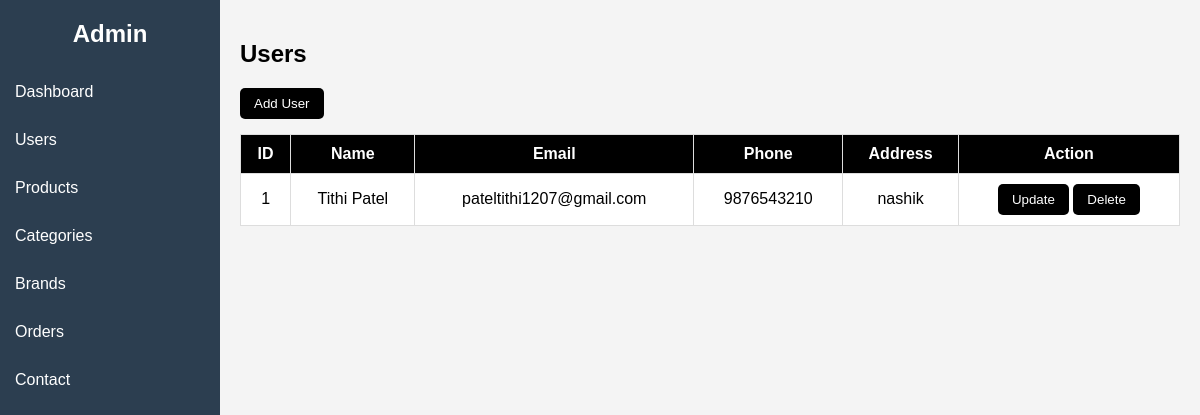
Page /admin/admin_dashboard.php?page=users on the committed database.
### tables this page shows
CREATE TABLE `user` (
  `user_id` int(15) NOT NULL,
  `name` varchar(50) NOT NULL,
  `email` varchar(100) NOT NULL,
  `password` varchar(255) NOT NULL,
  `phone` varchar(10) NOT NULL,
  `address` text NOT NULL
);

### admin/show_user.php (the view, shortened to what this page needs)
<!DOCTYPE html>
<html lang="en">
<head>
    <link rel="stylesheet" href="css/usr.css">
</head>
<body>
    <h2>Users</h2>
    <button onclick="document.getElementById('addUserModal').style.display='block'">Add User</button>
    <table>
        <tr>
            <th>ID</th>
            <th>Name</th>
            <th>Email</th>
            <th>Phone</th>
            <th>Address</th>
            <th>Action</th>
        </tr>
        <?php while ($row = mysqli_fetch_assoc($result)) { ?>
            <tr>
                <td><?php echo $row['user_id']; ?></td>
                <td><?php echo $row['name']; ?></td>
                <td><?php echo $row['email']; ?></td>
                <td><?php echo $row['phone']; ?></td>
                <td><?php echo $row['address']; ?></td>
                <td>
                    <button onclick="openEditModal(
                    <?php echo $row['user_id']; ?>,
                    '<?php echo $row['name']; ?>',
                    '<?php echo $row['email']; ?>',
                    '<?php echo $row['password']; ?>',
                    '<?php echo $row['phone']; ?>',
                    '<?php echo $row['address']; ?>'
                )">Update</button>
                    <button onclick="deleteUser(<?php echo $row['user_id']; ?>)">Delete</button>
                </td>
            </tr>
        <?php } ?>
    </table>
</body>
</html>

### admin/css/desh.css (style rules this page uses)
body { font-family: Arial; margin: 0; background: #f4f4f4; }
table { width: 100%; border-collapse: collapse; background: white; }
table, th, td { border: 1px solid #ddd; }
th, td { padding: 10px; text-align: left; }
th { background: #eee; }

### admin/css/usr.css (style rules this page uses)
button { background: black; color: white; padding: 8px 14px; border: none; border-radius: 5px; cursor: pointer; }
table { width: 100%; border-collapse: collapse; margin-top: 15px; }
table th { background: black; color: white; padding: 10px; text-align:center; }
table td { padding: 10px; border-bottom: 1px solid #ddd; text-align: center; }

### rows in the picture
user: user_id "1", name "Tithi Patel", email "pateltithi1207@gmail.com", phone "9876543210", address "nashik"
